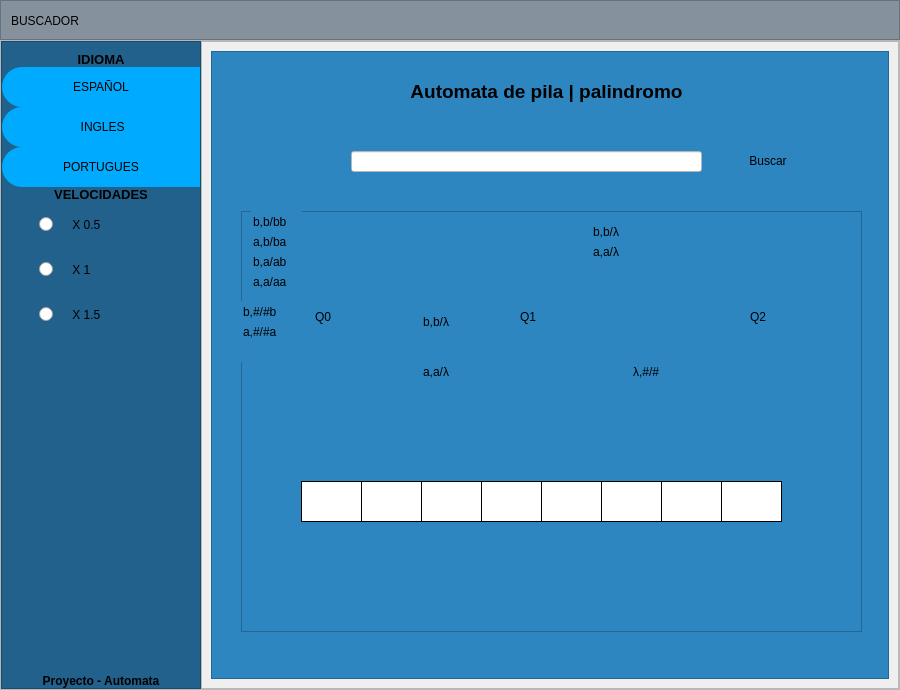
<?xml version="1.0" encoding="UTF-8"?>
<ui version="4.0">
 <class>MainWindow</class>
 <widget class="QMainWindow" name="MainWindow">
  <property name="geometry">
   <rect>
    <x>0</x>
    <y>0</y>
    <width>900</width>
    <height>690</height>
   </rect>
  </property>
  <property name="windowTitle">
   <string>MainWindow</string>
  </property>
  <widget class="QWidget" name="centralwidget">
   <layout class="QVBoxLayout" name="verticalLayout">
    <property name="spacing">
     <number>0</number>
    </property>
    <property name="leftMargin">
     <number>0</number>
    </property>
    <property name="topMargin">
     <number>0</number>
    </property>
    <property name="rightMargin">
     <number>0</number>
    </property>
    <property name="bottomMargin">
     <number>0</number>
    </property>
    <item>
     <widget class="QFrame" name="frame_superior">
      <property name="enabled">
       <bool>true</bool>
      </property>
      <property name="minimumSize">
       <size>
        <width>0</width>
        <height>40</height>
       </size>
      </property>
      <property name="maximumSize">
       <size>
        <width>16777215</width>
        <height>40</height>
       </size>
      </property>
      <property name="styleSheet">
       <string notr="true">background-color: rgb(133, 146, 158);
</string>
      </property>
      <property name="frameShape">
       <enum>QFrame::StyledPanel</enum>
      </property>
      <property name="frameShadow">
       <enum>QFrame::Raised</enum>
      </property>
      <layout class="QHBoxLayout" name="horizontalLayout_2">
       <property name="spacing">
        <number>2</number>
       </property>
       <property name="leftMargin">
        <number>0</number>
       </property>
       <property name="topMargin">
        <number>0</number>
       </property>
       <property name="rightMargin">
        <number>0</number>
       </property>
       <property name="bottomMargin">
        <number>0</number>
       </property>
       <item>
        <widget class="QPushButton" name="Buscador">
         <property name="minimumSize">
          <size>
           <width>0</width>
           <height>40</height>
          </size>
         </property>
         <property name="maximumSize">
          <size>
           <width>16777215</width>
           <height>40</height>
          </size>
         </property>
         <property name="styleSheet">
          <string notr="true">border:0px;
margin: 5px 10px</string>
         </property>
         <property name="text">
          <string>BUSCADOR</string>
         </property>
         <property name="icon">
          <iconset>
           <normaloff>../assets/LUPA.png</normaloff>../assets/LUPA.png</iconset>
         </property>
         <property name="iconSize">
          <size>
           <width>32</width>
           <height>32</height>
          </size>
         </property>
        </widget>
       </item>
       <item>
        <spacer name="horizontalSpacer">
         <property name="orientation">
          <enum>Qt::Horizontal</enum>
         </property>
         <property name="sizeHint" stdset="0">
          <size>
           <width>441</width>
           <height>20</height>
          </size>
         </property>
        </spacer>
       </item>
      </layout>
     </widget>
    </item>
    <item>
     <widget class="QFrame" name="frame_inferior">
      <property name="frameShape">
       <enum>QFrame::StyledPanel</enum>
      </property>
      <property name="frameShadow">
       <enum>QFrame::Raised</enum>
      </property>
      <layout class="QHBoxLayout" name="horizontalLayout">
       <property name="spacing">
        <number>0</number>
       </property>
       <property name="leftMargin">
        <number>0</number>
       </property>
       <property name="topMargin">
        <number>0</number>
       </property>
       <property name="rightMargin">
        <number>0</number>
       </property>
       <property name="bottomMargin">
        <number>0</number>
       </property>
       <item>
        <widget class="QFrame" name="lateral">
         <property name="minimumSize">
          <size>
           <width>200</width>
           <height>25</height>
          </size>
         </property>
         <property name="maximumSize">
          <size>
           <width>0</width>
           <height>16777215</height>
          </size>
         </property>
         <property name="styleSheet">
          <string notr="true">QFrame{
	background-color: rgb(33, 97, 140);
}

QPushButton{
background-color:rgb(0, 170, 255);
border-top-left-radius:20px;
border-bottom-left-radius:20px;

font: 75 12pt &quot;Arial Narrow&quot;;
}

QPushButton:hover{
background-color:white;
border-top-left-radius:20px;
border-bottom-left-radius:20px;

font: 75 12pt&quot;Arial Narrow&quot;;
}</string>
         </property>
         <property name="frameShape">
          <enum>QFrame::StyledPanel</enum>
         </property>
         <property name="frameShadow">
          <enum>QFrame::Raised</enum>
         </property>
         <layout class="QVBoxLayout" name="verticalLayout_3">
          <property name="spacing">
           <number>0</number>
          </property>
          <property name="leftMargin">
           <number>0</number>
          </property>
          <property name="topMargin">
           <number>0</number>
          </property>
          <property name="rightMargin">
           <number>0</number>
          </property>
          <property name="bottomMargin">
           <number>0</number>
          </property>
          <item>
           <widget class="QLabel" name="label_3">
            <property name="font">
             <font>
              <pointsize>10</pointsize>
              <weight>75</weight>
              <bold>true</bold>
             </font>
            </property>
            <property name="styleSheet">
             <string notr="true">margin-top:10px</string>
            </property>
            <property name="text">
             <string>IDIOMA</string>
            </property>
            <property name="alignment">
             <set>Qt::AlignCenter</set>
            </property>
           </widget>
          </item>
          <item>
           <widget class="QPushButton" name="Spanish">
            <property name="minimumSize">
             <size>
              <width>0</width>
              <height>40</height>
             </size>
            </property>
            <property name="maximumSize">
             <size>
              <width>16777215</width>
              <height>40</height>
             </size>
            </property>
            <property name="styleSheet">
             <string notr="true">QPushButton{
background-color: rgbrgb(33, 97, 140);
}


QPushButton:hover{
background-color: white;
front: 87 12pt &quot;Arial Black&quot;;
}</string>
            </property>
            <property name="text">
             <string>ESPAÑOL</string>
            </property>
            <property name="icon">
             <iconset>
              <normaloff>imagenes/españa.jpg</normaloff>imagenes/españa.jpg</iconset>
            </property>
            <property name="iconSize">
             <size>
              <width>32</width>
              <height>32</height>
             </size>
            </property>
           </widget>
          </item>
          <item>
           <widget class="QPushButton" name="English">
            <property name="minimumSize">
             <size>
              <width>0</width>
              <height>40</height>
             </size>
            </property>
            <property name="maximumSize">
             <size>
              <width>16777215</width>
              <height>40</height>
             </size>
            </property>
            <property name="styleSheet">
             <string notr="true">QPushButton{
background-color: rgbrgb(33, 97, 140);
}


QPushButton:hover{
background-color: white;
front: 87 12pt &quot;Arial Black&quot;;
}</string>
            </property>
            <property name="text">
             <string> INGLES</string>
            </property>
            <property name="icon">
             <iconset>
              <normaloff>imagenes/usa.png</normaloff>imagenes/usa.png</iconset>
            </property>
            <property name="iconSize">
             <size>
              <width>32</width>
              <height>32</height>
             </size>
            </property>
           </widget>
          </item>
          <item>
           <widget class="QPushButton" name="English_2">
            <property name="minimumSize">
             <size>
              <width>0</width>
              <height>40</height>
             </size>
            </property>
            <property name="maximumSize">
             <size>
              <width>16777215</width>
              <height>40</height>
             </size>
            </property>
            <property name="styleSheet">
             <string notr="true">QPushButton{
background-color: rgbrgb(33, 97, 140);
}


QPushButton:hover{
background-color: white;
front: 87 12pt &quot;Arial Black&quot;;
}</string>
            </property>
            <property name="text">
             <string>PORTUGUES</string>
            </property>
            <property name="icon">
             <iconset>
              <normaloff>imagenes/portugal.png</normaloff>imagenes/portugal.png</iconset>
            </property>
            <property name="iconSize">
             <size>
              <width>32</width>
              <height>32</height>
             </size>
            </property>
           </widget>
          </item>
          <item>
           <widget class="QLabel" name="label_4">
            <property name="font">
             <font>
              <pointsize>10</pointsize>
              <weight>75</weight>
              <bold>true</bold>
             </font>
            </property>
            <property name="text">
             <string>VELOCIDADES</string>
            </property>
            <property name="alignment">
             <set>Qt::AlignCenter</set>
            </property>
           </widget>
          </item>
          <item>
           <widget class="QRadioButton" name="Radio1">
            <property name="styleSheet">
             <string notr="true">margin:15px auto;
font: 75 12pt &quot;MS Shell Dlg 2&quot;;</string>
            </property>
            <property name="text">
             <string>    X 0.5</string>
            </property>
           </widget>
          </item>
          <item>
           <widget class="QRadioButton" name="Radio2">
            <property name="styleSheet">
             <string notr="true">margin:15px auto;
font: 75 12pt &quot;MS Shell Dlg 2&quot;;</string>
            </property>
            <property name="text">
             <string>    X 1</string>
            </property>
           </widget>
          </item>
          <item>
           <widget class="QRadioButton" name="Radio3">
            <property name="styleSheet">
             <string notr="true">margin:15px auto;
font: 75 12pt &quot;MS Shell Dlg 2&quot;;</string>
            </property>
            <property name="text">
             <string>    X 1.5</string>
            </property>
           </widget>
          </item>
          <item>
           <spacer name="verticalSpacer">
            <property name="orientation">
             <enum>Qt::Vertical</enum>
            </property>
            <property name="sizeHint" stdset="0">
             <size>
              <width>20</width>
              <height>297</height>
             </size>
            </property>
           </spacer>
          </item>
          <item>
           <widget class="QLabel" name="label">
            <property name="font">
             <font>
              <weight>75</weight>
              <bold>true</bold>
             </font>
            </property>
            <property name="text">
             <string>Proyecto - Automata</string>
            </property>
            <property name="alignment">
             <set>Qt::AlignCenter</set>
            </property>
           </widget>
          </item>
         </layout>
        </widget>
       </item>
       <item>
        <widget class="QFrame" name="frame_contenedor">
         <property name="frameShape">
          <enum>QFrame::StyledPanel</enum>
         </property>
         <property name="frameShadow">
          <enum>QFrame::Raised</enum>
         </property>
         <layout class="QVBoxLayout" name="verticalLayout_2">
          <property name="spacing">
           <number>0</number>
          </property>
          <property name="leftMargin">
           <number>0</number>
          </property>
          <property name="topMargin">
           <number>0</number>
          </property>
          <property name="rightMargin">
           <number>0</number>
          </property>
          <property name="bottomMargin">
           <number>0</number>
          </property>
          <item>
           <widget class="QStackedWidget" name="stackedWidget">
            <property name="currentIndex">
             <number>1</number>
            </property>
            <widget class="QWidget" name="page1">
             <layout class="QVBoxLayout" name="verticalLayout_4">
              <item>
               <widget class="QPushButton" name="imagenrobot">
                <property name="styleSheet">
                 <string notr="true">background-color: rgb(55, 150, 131);</string>
                </property>
                <property name="text">
                 <string/>
                </property>
                <property name="icon">
                 <iconset>
                  <normaloff>../assets/robot.png</normaloff>../assets/robot.png</iconset>
                </property>
                <property name="iconSize">
                 <size>
                  <width>500</width>
                  <height>500</height>
                 </size>
                </property>
               </widget>
              </item>
             </layout>
            </widget>
            <widget class="QWidget" name="page2">
             <layout class="QVBoxLayout" name="verticalLayout_5">
              <item>
               <widget class="QFrame" name="MarcoDerecho">
                <property name="styleSheet">
                 <string notr="true">background-color: rgb(46, 134, 193);</string>
                </property>
                <property name="frameShape">
                 <enum>QFrame::StyledPanel</enum>
                </property>
                <property name="frameShadow">
                 <enum>QFrame::Raised</enum>
                </property>
                <widget class="QPushButton" name="BotonBuscar">
                 <property name="geometry">
                  <rect>
                   <x>520</x>
                   <y>90</y>
                   <width>74</width>
                   <height>40</height>
                  </rect>
                 </property>
                 <property name="minimumSize">
                  <size>
                   <width>0</width>
                   <height>40</height>
                  </size>
                 </property>
                 <property name="maximumSize">
                  <size>
                   <width>16777215</width>
                   <height>40</height>
                  </size>
                 </property>
                 <property name="styleSheet">
                  <string notr="true">QPushButton{
border:0px;
}

QPushButton:hover{
background-color: white;
front: 87 12pt &quot;Arial Black&quot;;
}
</string>
                 </property>
                 <property name="text">
                  <string>Buscar</string>
                 </property>
                 <property name="icon">
                  <iconset>
                   <normaloff>imagenes/lupa.png</normaloff>imagenes/lupa.png</iconset>
                 </property>
                </widget>
                <widget class="QLabel" name="Etiqueta">
                 <property name="geometry">
                  <rect>
                   <x>90</x>
                   <y>10</y>
                   <width>491</width>
                   <height>61</height>
                  </rect>
                 </property>
                 <property name="font">
                  <font>
                   <pointsize>14</pointsize>
                   <weight>75</weight>
                   <bold>true</bold>
                  </font>
                 </property>
                 <property name="styleSheet">
                  <string notr="true">QLabel{
border:0px;
}

QLabel:hover{
front: 87 12pt &quot;Arial Black&quot;;
}
</string>
                 </property>
                 <property name="text">
                  <string>Automata de pila | palindromo</string>
                 </property>
                 <property name="alignment">
                  <set>Qt::AlignCenter</set>
                 </property>
                </widget>
                <widget class="QLabel" name="RespuestAN">
                 <property name="geometry">
                  <rect>
                   <x>140</x>
                   <y>130</y>
                   <width>351</width>
                   <height>21</height>
                  </rect>
                 </property>
                 <property name="styleSheet">
                  <string notr="true">font: 12pt &quot;MS Shell Dlg 2&quot;;</string>
                 </property>
                 <property name="text">
                  <string/>
                 </property>
                 <property name="alignment">
                  <set>Qt::AlignCenter</set>
                 </property>
                </widget>
                <widget class="QLineEdit" name="BuscarPalabra">
                 <property name="geometry">
                  <rect>
                   <x>140</x>
                   <y>100</y>
                   <width>351</width>
                   <height>21</height>
                  </rect>
                 </property>
                 <property name="styleSheet">
                  <string notr="true">background-color: rgb(255, 255, 255);</string>
                 </property>
                 <property name="placeholderText">
                  <string/>
                 </property>
                </widget>
                <widget class="QFrame" name="frame">
                 <property name="geometry">
                  <rect>
                   <x>30</x>
                   <y>160</y>
                   <width>621</width>
                   <height>421</height>
                  </rect>
                 </property>
                 <property name="frameShape">
                  <enum>QFrame::StyledPanel</enum>
                 </property>
                 <property name="frameShadow">
                  <enum>QFrame::Raised</enum>
                 </property>
                 <widget class="QLabel" name="Q0">
                  <property name="geometry">
                   <rect>
                    <x>65</x>
                    <y>90</y>
                    <width>31</width>
                    <height>31</height>
                   </rect>
                  </property>
                  <property name="text">
                   <string> Q0</string>
                  </property>
                  <property name="alignment">
                   <set>Qt::AlignCenter</set>
                  </property>
                 </widget>
                 <widget class="QLabel" name="Q1_2">
                  <property name="geometry">
                   <rect>
                    <x>240</x>
                    <y>50</y>
                    <width>31</width>
                    <height>31</height>
                   </rect>
                  </property>
                  <property name="text">
                   <string/>
                  </property>
                  <property name="alignment">
                   <set>Qt::AlignCenter</set>
                  </property>
                 </widget>
                 <widget class="QLabel" name="Q1">
                  <property name="geometry">
                   <rect>
                    <x>270</x>
                    <y>90</y>
                    <width>31</width>
                    <height>31</height>
                   </rect>
                  </property>
                  <property name="text">
                   <string> Q1</string>
                  </property>
                  <property name="alignment">
                   <set>Qt::AlignCenter</set>
                  </property>
                 </widget>
                 <widget class="QLabel" name="Q2">
                  <property name="geometry">
                   <rect>
                    <x>500</x>
                    <y>90</y>
                    <width>31</width>
                    <height>31</height>
                   </rect>
                  </property>
                  <property name="text">
                   <string> Q2</string>
                  </property>
                  <property name="alignment">
                   <set>Qt::AlignCenter</set>
                  </property>
                 </widget>
                 <widget class="QLabel" name="Q2_2">
                  <property name="geometry">
                   <rect>
                    <x>390</x>
                    <y>170</y>
                    <width>31</width>
                    <height>31</height>
                   </rect>
                  </property>
                  <property name="text">
                   <string/>
                  </property>
                  <property name="alignment">
                   <set>Qt::AlignCenter</set>
                  </property>
                 </widget>
                 <widget class="QPushButton" name="pushButton_8">
                  <property name="geometry">
                   <rect>
                    <x>-60</x>
                    <y>120</y>
                    <width>101</width>
                    <height>31</height>
                   </rect>
                  </property>
                  <property name="styleSheet">
                   <string notr="true">QPushButton{
border:0px;
}</string>
                  </property>
                  <property name="text">
                   <string/>
                  </property>
                  <property name="icon">
                   <iconset>
                    <normaloff>../imagenes/FirsTow.png</normaloff>../imagenes/FirsTow.png</iconset>
                  </property>
                  <property name="iconSize">
                   <size>
                    <width>110</width>
                    <height>50</height>
                   </size>
                  </property>
                 </widget>
                 <widget class="QPushButton" name="Q0Q0">
                  <property name="geometry">
                   <rect>
                    <x>60</x>
                    <y>10</y>
                    <width>81</width>
                    <height>81</height>
                   </rect>
                  </property>
                  <property name="styleSheet">
                   <string notr="true">QPushButton{
border:0px;
}</string>
                  </property>
                  <property name="text">
                   <string/>
                  </property>
                  <property name="icon">
                   <iconset>
                    <normaloff>imagenes/FirstNodo.png</normaloff>imagenes/FirstNodo.png</iconset>
                  </property>
                  <property name="iconSize">
                   <size>
                    <width>110</width>
                    <height>200</height>
                   </size>
                  </property>
                 </widget>
                 <widget class="QPushButton" name="Q0Q2">
                  <property name="geometry">
                   <rect>
                    <x>160</x>
                    <y>120</y>
                    <width>101</width>
                    <height>31</height>
                   </rect>
                  </property>
                  <property name="styleSheet">
                   <string notr="true">QPushButton{
border:0px;
}</string>
                  </property>
                  <property name="text">
                   <string/>
                  </property>
                  <property name="icon">
                   <iconset>
                    <normaloff>imagenes/FirsTow.png</normaloff>imagenes/FirsTow.png</iconset>
                  </property>
                  <property name="iconSize">
                   <size>
                    <width>110</width>
                    <height>50</height>
                   </size>
                  </property>
                 </widget>
                 <widget class="QPushButton" name="Q1Q2">
                  <property name="geometry">
                   <rect>
                    <x>370</x>
                    <y>120</y>
                    <width>101</width>
                    <height>31</height>
                   </rect>
                  </property>
                  <property name="styleSheet">
                   <string notr="true">QPushButton{
border:0px;
}</string>
                  </property>
                  <property name="text">
                   <string/>
                  </property>
                  <property name="icon">
                   <iconset>
                    <normaloff>imagenes/FirsTow.png</normaloff>imagenes/FirsTow.png</iconset>
                  </property>
                  <property name="iconSize">
                   <size>
                    <width>110</width>
                    <height>50</height>
                   </size>
                  </property>
                 </widget>
                 <widget class="QPushButton" name="Q1Q1">
                  <property name="geometry">
                   <rect>
                    <x>270</x>
                    <y>10</y>
                    <width>81</width>
                    <height>81</height>
                   </rect>
                  </property>
                  <property name="styleSheet">
                   <string notr="true">QPushButton{
border:0px;
}</string>
                  </property>
                  <property name="text">
                   <string/>
                  </property>
                  <property name="icon">
                   <iconset>
                    <normaloff>imagenes/FirstNodo.png</normaloff>imagenes/FirstNodo.png</iconset>
                  </property>
                  <property name="iconSize">
                   <size>
                    <width>110</width>
                    <height>200</height>
                   </size>
                  </property>
                 </widget>
                 <widget class="QPushButton" name="Q0Blanco">
                  <property name="geometry">
                   <rect>
                    <x>60</x>
                    <y>10</y>
                    <width>81</width>
                    <height>81</height>
                   </rect>
                  </property>
                  <property name="styleSheet">
                   <string notr="true">QPushButton{
border:0px;
}</string>
                  </property>
                  <property name="text">
                   <string/>
                  </property>
                  <property name="icon">
                   <iconset>
                    <normaloff>imagenes/FirstNodo.png</normaloff>imagenes/FirstNodo.png</iconset>
                  </property>
                  <property name="iconSize">
                   <size>
                    <width>110</width>
                    <height>200</height>
                   </size>
                  </property>
                 </widget>
                 <widget class="QPushButton" name="Q1BLANCO">
                  <property name="geometry">
                   <rect>
                    <x>270</x>
                    <y>10</y>
                    <width>81</width>
                    <height>81</height>
                   </rect>
                  </property>
                  <property name="styleSheet">
                   <string notr="true">QPushButton{
border:0px;
}</string>
                  </property>
                  <property name="text">
                   <string/>
                  </property>
                  <property name="iconSize">
                   <size>
                    <width>110</width>
                    <height>200</height>
                   </size>
                  </property>
                 </widget>
                 <widget class="QPushButton" name="Q0Q2_BLANCO">
                  <property name="geometry">
                   <rect>
                    <x>160</x>
                    <y>120</y>
                    <width>101</width>
                    <height>31</height>
                   </rect>
                  </property>
                  <property name="styleSheet">
                   <string notr="true">QPushButton{
border:0px;
}</string>
                  </property>
                  <property name="text">
                   <string/>
                  </property>
                  <property name="iconSize">
                   <size>
                    <width>110</width>
                    <height>50</height>
                   </size>
                  </property>
                 </widget>
                 <widget class="QPushButton" name="Q1Q2_BLANCO">
                  <property name="geometry">
                   <rect>
                    <x>370</x>
                    <y>120</y>
                    <width>101</width>
                    <height>31</height>
                   </rect>
                  </property>
                  <property name="styleSheet">
                   <string notr="true">QPushButton{
border:0px;
}</string>
                  </property>
                  <property name="text">
                   <string/>
                  </property>
                  <property name="iconSize">
                   <size>
                    <width>110</width>
                    <height>50</height>
                   </size>
                  </property>
                 </widget>
                 <widget class="QPushButton" name="pila1">
                  <property name="geometry">
                   <rect>
                    <x>60</x>
                    <y>270</y>
                    <width>61</width>
                    <height>41</height>
                   </rect>
                  </property>
                  <property name="styleSheet">
                   <string notr="true">font: 12pt &quot;MS Shell Dlg 2&quot;;
background-color: rgb(255, 255, 255);
border: 1px solid;
</string>
                  </property>
                  <property name="text">
                   <string/>
                  </property>
                 </widget>
                 <widget class="QPushButton" name="pila2">
                  <property name="geometry">
                   <rect>
                    <x>120</x>
                    <y>270</y>
                    <width>61</width>
                    <height>41</height>
                   </rect>
                  </property>
                  <property name="styleSheet">
                   <string notr="true">background-color: rgb(255, 255, 255);
border: 1px solid;
font: 12pt &quot;MS Shell Dlg 2&quot;;</string>
                  </property>
                  <property name="text">
                   <string/>
                  </property>
                 </widget>
                 <widget class="QPushButton" name="pila3">
                  <property name="geometry">
                   <rect>
                    <x>180</x>
                    <y>270</y>
                    <width>61</width>
                    <height>41</height>
                   </rect>
                  </property>
                  <property name="styleSheet">
                   <string notr="true">background-color: rgb(255, 255, 255);
border: 1px solid;
font: 12pt &quot;MS Shell Dlg 2&quot;;</string>
                  </property>
                  <property name="text">
                   <string/>
                  </property>
                 </widget>
                 <widget class="QPushButton" name="pila4">
                  <property name="geometry">
                   <rect>
                    <x>300</x>
                    <y>270</y>
                    <width>61</width>
                    <height>41</height>
                   </rect>
                  </property>
                  <property name="styleSheet">
                   <string notr="true">background-color: rgb(255, 255, 255);
border: 1px solid;
font: 12pt &quot;MS Shell Dlg 2&quot;;</string>
                  </property>
                  <property name="text">
                   <string/>
                  </property>
                 </widget>
                 <widget class="QPushButton" name="pila5">
                  <property name="geometry">
                   <rect>
                    <x>240</x>
                    <y>270</y>
                    <width>61</width>
                    <height>41</height>
                   </rect>
                  </property>
                  <property name="styleSheet">
                   <string notr="true">background-color: rgb(255, 255, 255);
border: 1px solid;
font: 12pt &quot;MS Shell Dlg 2&quot;;</string>
                  </property>
                  <property name="text">
                   <string/>
                  </property>
                 </widget>
                 <widget class="QPushButton" name="pila6">
                  <property name="geometry">
                   <rect>
                    <x>360</x>
                    <y>270</y>
                    <width>61</width>
                    <height>41</height>
                   </rect>
                  </property>
                  <property name="styleSheet">
                   <string notr="true">background-color: rgb(255, 255, 255);
border: 1px solid;
font: 12pt &quot;MS Shell Dlg 2&quot;;
</string>
                  </property>
                  <property name="text">
                   <string/>
                  </property>
                 </widget>
                 <widget class="QPushButton" name="pila7">
                  <property name="geometry">
                   <rect>
                    <x>420</x>
                    <y>270</y>
                    <width>61</width>
                    <height>41</height>
                   </rect>
                  </property>
                  <property name="styleSheet">
                   <string notr="true">background-color: rgb(255, 255, 255);
border: 1px solid;
font: 12pt &quot;MS Shell Dlg 2&quot;;</string>
                  </property>
                  <property name="text">
                   <string/>
                  </property>
                 </widget>
                 <widget class="QPushButton" name="pushButton_9">
                  <property name="geometry">
                   <rect>
                    <x>480</x>
                    <y>270</y>
                    <width>61</width>
                    <height>41</height>
                   </rect>
                  </property>
                  <property name="styleSheet">
                   <string notr="true">background-color: rgb(255, 255, 255);
border: 1px solid;
font: 12pt &quot;MS Shell Dlg 2&quot;;
</string>
                  </property>
                  <property name="text">
                   <string/>
                  </property>
                 </widget>
                 <widget class="QLineEdit" name="lineEdit">
                  <property name="geometry">
                   <rect>
                    <x>10</x>
                    <y>0</y>
                    <width>51</width>
                    <height>21</height>
                   </rect>
                  </property>
                  <property name="styleSheet">
                   <string notr="true">font: 11pt &quot;MS Shell Dlg 2&quot;;
border: 0px</string>
                  </property>
                  <property name="text">
                   <string>b,b/bb</string>
                  </property>
                 </widget>
                 <widget class="QLineEdit" name="lineEdit_2">
                  <property name="geometry">
                   <rect>
                    <x>10</x>
                    <y>20</y>
                    <width>51</width>
                    <height>21</height>
                   </rect>
                  </property>
                  <property name="styleSheet">
                   <string notr="true">font: 11pt &quot;MS Shell Dlg 2&quot;;
border: 0px</string>
                  </property>
                  <property name="text">
                   <string>a,b/ba</string>
                  </property>
                 </widget>
                 <widget class="QLineEdit" name="lineEdit_3">
                  <property name="geometry">
                   <rect>
                    <x>10</x>
                    <y>40</y>
                    <width>51</width>
                    <height>21</height>
                   </rect>
                  </property>
                  <property name="styleSheet">
                   <string notr="true">font: 11pt &quot;MS Shell Dlg 2&quot;;
border: 0px</string>
                  </property>
                  <property name="text">
                   <string>b,a/ab</string>
                  </property>
                 </widget>
                 <widget class="QLineEdit" name="lineEdit_4">
                  <property name="geometry">
                   <rect>
                    <x>10</x>
                    <y>60</y>
                    <width>51</width>
                    <height>21</height>
                   </rect>
                  </property>
                  <property name="styleSheet">
                   <string notr="true">font: 11pt &quot;MS Shell Dlg 2&quot;;
border: 0px</string>
                  </property>
                  <property name="text">
                   <string>a,a/aa</string>
                  </property>
                 </widget>
                 <widget class="QLineEdit" name="lineEdit_5">
                  <property name="geometry">
                   <rect>
                    <x>0</x>
                    <y>90</y>
                    <width>51</width>
                    <height>21</height>
                   </rect>
                  </property>
                  <property name="styleSheet">
                   <string notr="true">font: 11pt &quot;MS Shell Dlg 2&quot;;
border: 0px</string>
                  </property>
                  <property name="text">
                   <string>b,#/#b</string>
                  </property>
                 </widget>
                 <widget class="QLineEdit" name="lineEdit_6">
                  <property name="geometry">
                   <rect>
                    <x>0</x>
                    <y>110</y>
                    <width>51</width>
                    <height>21</height>
                   </rect>
                  </property>
                  <property name="styleSheet">
                   <string notr="true">font: 11pt &quot;MS Shell Dlg 2&quot;;
border: 0px</string>
                  </property>
                  <property name="text">
                   <string>a,#/#a</string>
                  </property>
                 </widget>
                 <widget class="QLineEdit" name="lineEdit_7">
                  <property name="geometry">
                   <rect>
                    <x>180</x>
                    <y>100</y>
                    <width>51</width>
                    <height>21</height>
                   </rect>
                  </property>
                  <property name="styleSheet">
                   <string notr="true">font: 11pt &quot;MS Shell Dlg 2&quot;;
border: 0px</string>
                  </property>
                  <property name="text">
                   <string>b,b/λ</string>
                  </property>
                 </widget>
                 <widget class="QLineEdit" name="lineEdit_8">
                  <property name="geometry">
                   <rect>
                    <x>180</x>
                    <y>150</y>
                    <width>51</width>
                    <height>21</height>
                   </rect>
                  </property>
                  <property name="styleSheet">
                   <string notr="true">font: 11pt &quot;MS Shell Dlg 2&quot;;
border: 0px</string>
                  </property>
                  <property name="text">
                   <string>a,a/λ</string>
                  </property>
                 </widget>
                 <widget class="QLineEdit" name="lineEdit_10">
                  <property name="geometry">
                   <rect>
                    <x>390</x>
                    <y>150</y>
                    <width>51</width>
                    <height>21</height>
                   </rect>
                  </property>
                  <property name="styleSheet">
                   <string notr="true">font: 11pt &quot;MS Shell Dlg 2&quot;;
border: 0px</string>
                  </property>
                  <property name="text">
                   <string>λ,#/#</string>
                  </property>
                 </widget>
                 <widget class="QLineEdit" name="lineEdit_11">
                  <property name="geometry">
                   <rect>
                    <x>350</x>
                    <y>10</y>
                    <width>51</width>
                    <height>21</height>
                   </rect>
                  </property>
                  <property name="styleSheet">
                   <string notr="true">font: 11pt &quot;MS Shell Dlg 2&quot;;
border: 0px</string>
                  </property>
                  <property name="text">
                   <string>b,b/λ</string>
                  </property>
                 </widget>
                 <widget class="QLineEdit" name="lineEdit_12">
                  <property name="geometry">
                   <rect>
                    <x>350</x>
                    <y>30</y>
                    <width>51</width>
                    <height>21</height>
                   </rect>
                  </property>
                  <property name="styleSheet">
                   <string notr="true">font: 11pt &quot;MS Shell Dlg 2&quot;;
border: 0px</string>
                  </property>
                  <property name="text">
                   <string>a,a/λ</string>
                  </property>
                 </widget>
                 <zorder>Q0Blanco</zorder>
                 <zorder>Q0Q0</zorder>
                 <zorder>Q1Q2_BLANCO</zorder>
                 <zorder>Q0Q2_BLANCO</zorder>
                 <zorder>Q1BLANCO</zorder>
                 <zorder>Q1Q1</zorder>
                 <zorder>Q1Q2</zorder>
                 <zorder>Q0Q2</zorder>
                 <zorder>Q0</zorder>
                 <zorder>Q1_2</zorder>
                 <zorder>Q1</zorder>
                 <zorder>Q2_2</zorder>
                 <zorder>Q2</zorder>
                 <zorder>pushButton_8</zorder>
                 <zorder>pila1</zorder>
                 <zorder>pila2</zorder>
                 <zorder>pila3</zorder>
                 <zorder>pila4</zorder>
                 <zorder>pila5</zorder>
                 <zorder>pila6</zorder>
                 <zorder>pila7</zorder>
                 <zorder>pushButton_9</zorder>
                 <zorder>lineEdit</zorder>
                 <zorder>lineEdit_2</zorder>
                 <zorder>lineEdit_3</zorder>
                 <zorder>lineEdit_4</zorder>
                 <zorder>lineEdit_5</zorder>
                 <zorder>lineEdit_6</zorder>
                 <zorder>lineEdit_7</zorder>
                 <zorder>lineEdit_8</zorder>
                 <zorder>lineEdit_10</zorder>
                 <zorder>lineEdit_11</zorder>
                 <zorder>lineEdit_12</zorder>
                </widget>
               </widget>
              </item>
             </layout>
            </widget>
           </widget>
          </item>
         </layout>
        </widget>
       </item>
      </layout>
     </widget>
    </item>
   </layout>
  </widget>
 </widget>
 <resources/>
 <connections/>
</ui>
